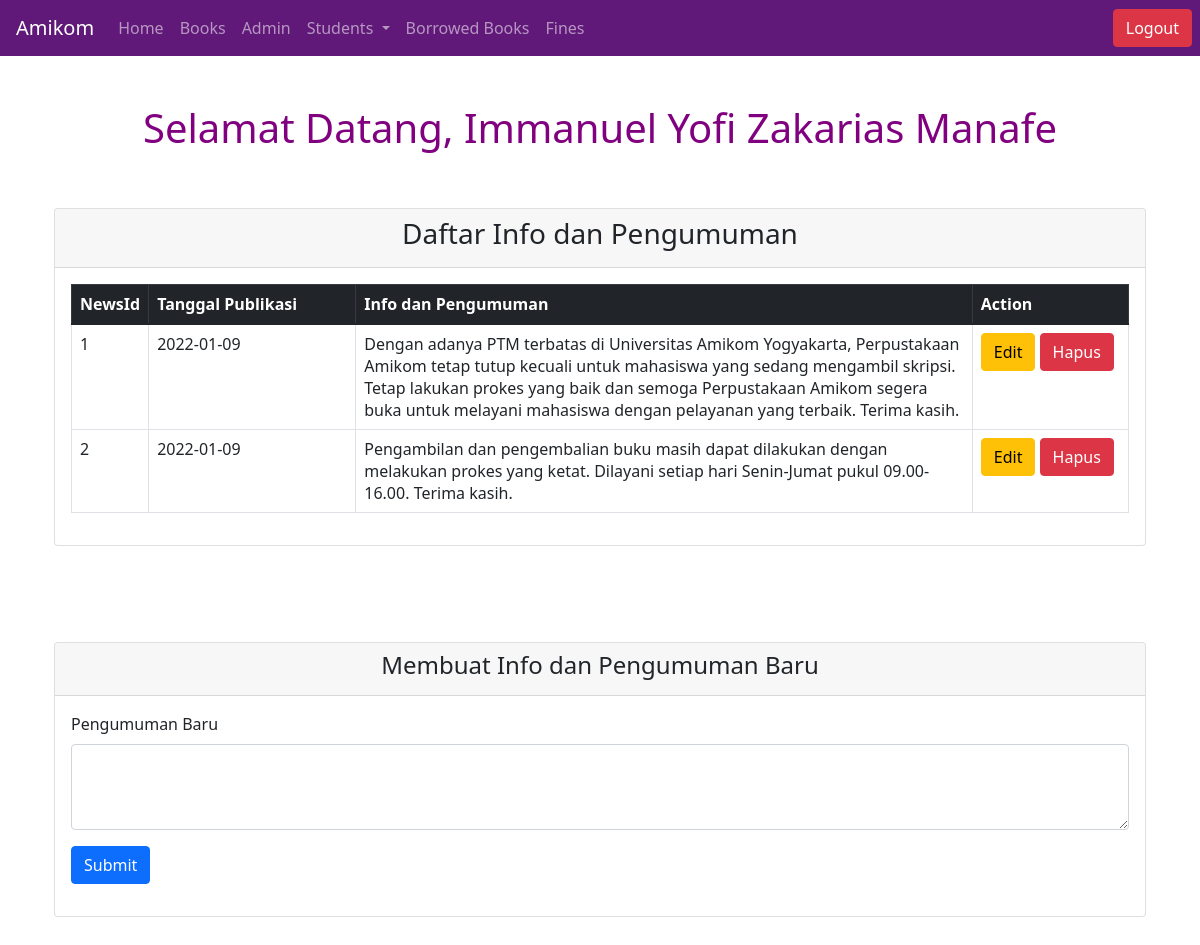
Page /homeAdmin.php (signed in) on the committed database.
### tables this page shows
CREATE TABLE `news` (
  `newsId` int(11) NOT NULL,
  `announcement` text NOT NULL,
  `date` date NOT NULL DEFAULT current_timestamp()
);

### homeAdmin.php (the view, shortened to what this page needs)
<?php
    include 'includes/conn.php';
    include "includes/nav_admin.php";
    $result = mysqli_query($conn, "SELECT * FROM news ORDER BY newsId") or die(mysqli_error($conn));
    while ($data = mysqli_fetch_array($result)) {
    $rows[] = $data;
}
?>
<!DOCTYPE html>
<html lang="en">
<head>
	<link href="https://cdn.jsdelivr.net/npm/bootstrap@5.1.3/dist/css/bootstrap.min.css" rel="stylesheet">
</head>
<body>
    <div class="container mt-5">
        <h1 style="color:purple; text-align:center">Selamat Datang,
        <?php
        if(isset($_SESSION['nameAdmin'])){
            echo $_SESSION['nameAdmin'];}
        ?></h1>
        <div class="container mx-auto py-5">
    <div class="card">
        <div class="card-header" style="text-align: center;">
            <h3>Daftar Info dan Pengumuman</h3>
        </div>
        <div class="card-body">
        <table class="table table-bordered">
  <thead class="table-dark">
    <tr>
      <th scope="col" width="5%">NewsId</th>
      <th scope="col" width="20%">Tanggal Publikasi</th>
      <th scope="col" width="60%">Info dan Pengumuman</th>
      <th scope="col" width="15%">Action</th>
    </tr>
  </thead>
  <tbody>
    <?php foreach ($rows as $row) : ?>
            <tr>
                <td><?= $row['newsId'] ?></td>
                <td><?= $row['date'] ?></td>
                <td><?= $row['announcement'] ?></td>
                <td>
                    <a href="homeAdmin_editForm.php?newsId=<?= $row['newsId']?>" class="btn btn-warning">Edit</a>
                    <a href="includes/homeAdmin_newsProcess.php?action=delete&newsId=<?= $row['newsId']?>" class="btn btn-danger" onclick="return confirm('Apakah Anda yakin untuk menghapus pengumuman ini?')">Hapus</a>
                </td>
            </tr>
        <?php endforeach; ?>
  </tbody>
</table>
        </div>
    </div>
</div>
    <div class="container mx-auto py-5">
        <div class="card">
        <div class="card-header" style="text-align: center;">
            <h4>Membuat Info dan Pengumuman Baru</h4>
        </div>
        <div class="card-body">
            <form action="includes/homeAdmin_newsProcess.php" method="POST">
            <div class="mb-3">
                <label for="exampleFormControlTextarea1" class="form-label">Pengumuman Baru</label>
                <textarea class="form-control" id="exampleFormControlTextarea1" rows="3" name="announcement"></textarea>
            </div>
            <button type="submit" class="btn btn-primary" name="submit">Submit</button>
            </form>
        </div>
        </div>
    </div>
    </div>
</body>
</html>

### rows in the picture
news: newsId "1", date "2022-01-09", announcement "Dengan adanya PTM terbatas di Universitas Amikom Yogyakarta, Perpustakaan Amikom tetap tutup kecuali untuk mahasiswa yang sedang mengambil skripsi. Tetap lakukan prokes yang baik dan semoga Perpustakaan Amikom segera buka untuk melayani mahasiswa dengan pelayanan yang terbaik. Terima kasih."
news: newsId "2", date "2022-01-09", announcement "Pengambilan dan pengembalian buku masih dapat dilakukan dengan melakukan prokes yang ketat. Dilayani setiap hari Senin-Jumat pukul 09.00-16.00. Terima kasih."

### other values in the picture
$_SESSION['nameAdmin'] "Immanuel Yofi Zakarias Manafe"
